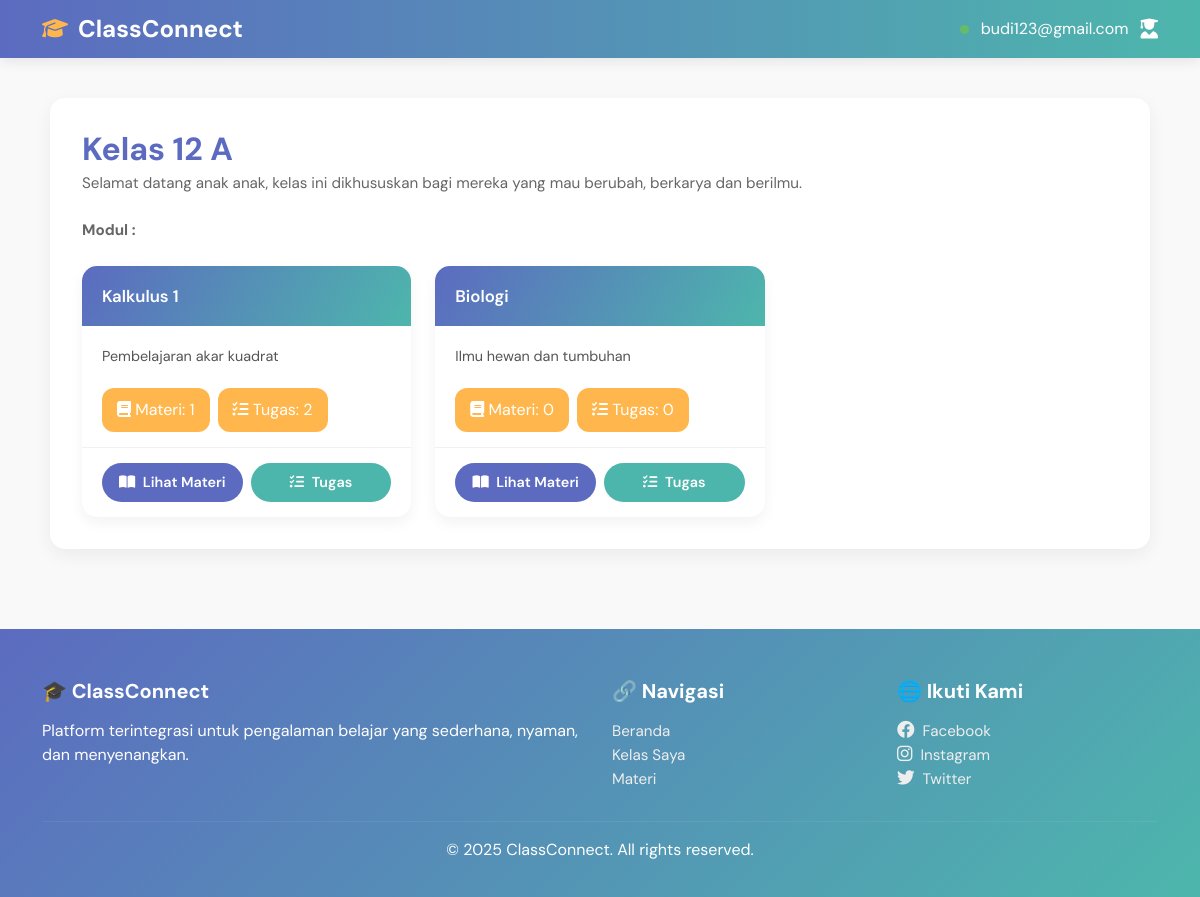
The page /hal_siswa/kelas_saya/module.php?id=1 (signed in) on the database its author committed.
### tables this page shows
CREATE TABLE `classes` (
  `id` int(11) NOT NULL,
  `name` varchar(100) NOT NULL,
  `description` text DEFAULT NULL,
  `teacher_id` int(11) DEFAULT NULL
);

CREATE TABLE `modules` (
  `id` int(11) NOT NULL,
  `class_id` int(11) DEFAULT NULL,
  `title` varchar(100) NOT NULL,
  `description` text DEFAULT NULL
);

### hal_siswa/kelas_saya/module.php (the view, shortened to what this page needs)
<?php
$class_id = $_GET['id'] ?? ($_SESSION['class_id'] ?? null);
$email   = $_SESSION['email'];
require_once '../../config/db.php';
$stmt = $conn->prepare("SELECT id,title,description FROM modules WHERE class_id=?");
$stmt->bind_param("i", $class_id);
$stmt->execute();
$data_modules = $stmt->get_result();
$stmt2 = $conn->prepare("SELECT name,description FROM classes WHERE id=?");
$stmt2->bind_param("i", $class_id);
$stmt2->execute();
$data_class = $stmt2->get_result()->fetch_assoc();
?>
<!DOCTYPE html>
<html lang="id">
<head>
    <link href="https://cdn.jsdelivr.net/npm/bootstrap@5.3.0/dist/css/bootstrap.min.css" rel="stylesheet">
    <link href="https://cdnjs.cloudflare.com/ajax/libs/font-awesome/6.4.0/css/all.min.css" rel="stylesheet">
</head>
<body>
    <nav class="navbar d-flex align-items-center justify-content-between">
        <div class="container">
            <div class="navbar-left d-flex align-items-center gap-3">
                <div class="logo d-flex align-items-center gap-2">
                    <a class="navbar-brand logo-title" href="dashboard.php"><i class="fas fa-graduation-cap"></i> ClassConnect</a>
                </div>
            </div>
            <div class="navbar-right">
                <span class="status"></span>
                <span class="status-text d-none d-md-inline"><?= $email ?></span>
                <div class="user-avatar" onclick="toggleDropdown()">
                    <span><i class="fas fa-user-graduate"></i></span>
                </div>
            </div>
        </div>
    </nav>
    <main class="container">
        <div class="kelas-card">
            <div class="kelas-info mb-4">
                <h2 class="kelas-title mb-1"><?= htmlspecialchars($data_class['name']) ?></h2>
                <p class="kelas-description"><?= htmlspecialchars($data_class['description']) ?></p>
                <p class="kelas-description mt-4"><strong>Modul :</strong></p>
            </div>
            <?php if ($data_modules->num_rows === 0): ?>
                <div class="text-center py-5">
                    <img src="https://cdn-icons-png.flaticon.com/512/4076/4076549.png" alt="no module" width="120" class="mb-4">
                    <h5 style="color:#999">Belum ada modul di kelas ini</h5>
                    <p style="color:#aaa">Tunggu guru menambahkan modul, atau hubungi guru Anda.</p>
                </div>
            <?php else: ?>
                <div class="modul-grid">
                    <?php
                    while ($module = $data_modules->fetch_assoc()):
                        $mCount = $conn->query("SELECT COUNT(*) c FROM materials WHERE module_id=" . $module['id'])->fetch_assoc()['c'];
                        $tCount = $conn->query("SELECT COUNT(*) c FROM assignments WHERE module_id=" . $module['id'])->fetch_assoc()['c']; ?>
                        <div class="modul-card">
                            <div class="modul-header">
                                <h3><?= htmlspecialchars($module['title']) ?></h3>
                            </div>
                            <div class="modul-body">
                                <p><?= htmlspecialchars($module['description']) ?></p>
                            </div>
                            <div class="modul-bubble">
                                <span class="bubble-item"><i class="fas fa-book"></i> Materi: <?= $mCount ?></span>
                                <span class="bubble-item"><i class="fas fa-tasks"></i> Tugas: <?= $tCount ?></span>
                            </div>
                            <div class="modul-actions">
                                <button class="btn-view" onclick="openMateriModal(<?= $module['id'] ?>)">
                                    <i class="fas fa-book-open me-1"></i> Lihat Materi
                                </button>
                                <button class="btn-tugas" onclick="toTask(<?= $module['id'] ?>)">
                                    <i class="fas fa-tasks me-1"></i> Tugas
                                </button>
                            </div>
                        </div>
                    <?php endwhile; ?>
                </div>
            <?php endif; ?>
        </div>
    </main>
    <footer>
        <div class="container">
            <div class="row gy-4">
                <div class="col-lg-6">
                    <h5>🎓 ClassConnect</h5>
                    <p>Platform terintegrasi untuk pengalaman belajar yang sederhana, nyaman, dan menyenangkan.</p>
                </div>
                <div class="col-lg-3">
                    <h5>🔗 Navigasi</h5>
                    <a href="../Dashboard/Dashboard.php">Beranda</a><br>
                    <a href="../kelas_saya/siswa.php">Kelas Saya</a><br>
                    <a href="#">Materi</a>
                </div>
                <div class="col-lg-3">
                    <h5>🌐 Ikuti Kami</h5>
                    <a href="#"><i class="fab fa-facebook footer-icon"></i>Facebook</a><br>
                    <a href="#"><i class="fab fa-instagram footer-icon"></i>Instagram</a><br>
                    <a href="#"><i class="fab fa-twitter footer-icon"></i>Twitter</a>
                </div>
            </div>
            <hr style="border-color:rgba(255,255,255,.25);margin-top:30px">
            <div class="text-center">&copy; 2025 ClassConnect. All rights reserved.</div>
        </div>
    </footer>
</body>
</html>

### hal_siswa/kelas_saya/module.php (style rules this page uses)
:root { --primary: #5C6BC0; --accent: #4DB6AC; --secondary: #FFB74D; --bg: #F9F9F9; --dark: #2E2E2E; }
* { box-sizing: border-box }
body, html { margin: 0; min-height: 100%; display: flex; flex-direction: column; font-family: 'DM Sans', sans-serif; background: var(--bg); }
main.container { flex: 1; padding: 40px 20px; }
.navbar { background: linear-gradient(90deg, var(--primary), var(--accent)); box-shadow: 0 4px 12px rgba(0, 0, 0, .08); padding: .75rem 1rem; display: flex; align-items: center; justify-content: space-between; }
.navbar-left { display: flex; align-items: center; gap: 1rem }
.logo { display: flex; align-items: center; gap: .5rem }
.logo-title { color: #fff; font-weight: 700; font-size: 1.2rem; line-height: 1 }
.navbar-right { display: flex; align-items: center; gap: .75rem; color: #fff }
.status { width: 9px; height: 9px; border-radius: 50%; background: #66BB6A }
.user-avatar { position: relative; cursor: pointer }
.user-avatar span { font-size: 1.25rem; color: #fff }
.kelas-card { background: #fff; border-radius: 15px; box-shadow: 0 6px 18px rgba(0, 0, 0, .06); padding: 32px; margin-bottom: 40px }
.kelas-title { font-weight: 700; color: var(--primary) }
.kelas-description { color: #666; font-size: .95rem; margin-bottom: 0 }
.modul-grid { display: grid; gap: 1.5rem; grid-template-columns: repeat(auto-fill, minmax(320px, 1fr)); }
.modul-card { background: #fff; border-radius: 15px; overflow: hidden; display: flex; flex-direction: column; box-shadow: 0 6px 14px rgba(0, 0, 0, .05); transition: .3s }
.modul-header { background: linear-gradient(120deg, var(--primary), var(--accent)); color: #fff; padding: 20px }
.modul-header h3 { font-size: 1.05rem; font-weight: 600; margin: 0 }
.modul-body { padding: 20px; flex: 1 }
.modul-body p { margin: 0; color: #555; font-size: .9rem }
.modul-bubble { display: flex; gap: .5rem; flex-wrap: wrap; padding: 0 20px 15px }
.bubble-item { background: var(--secondary); color: #fff; border-radius: 12px; font-size: 1rem; padding: 10px 15px }
.modul-actions { border-top: 1px solid #f1f1f1; padding: 15px 20px; display: flex; gap: .5rem }
.modul-actions button { flex: 1; border: none; border-radius: 25px; padding: 9px; font-weight: 600; font-size: .9rem; cursor: pointer; transition: .25s }
.btn-view { background: var(--primary); color: #fff }
.btn-tugas { background: var(--accent); color: #fff }
footer { background: linear-gradient(135deg, var(--primary), var(--accent)); color: #fff; padding: 50px 0 35px }
footer h5 { font-weight: 700; margin-bottom: 1rem }
footer a { color: #eee; text-decoration: none; font-size: .95rem }
.footer-icon { font-size: 1.1rem; margin-right: 8px }
.navbar .logo-title { font-weight: 700; color: #fff; font-size: 1.5rem; line-height: 1; }
.navbar-brand { font-weight: 700; font-size: 1.6rem; color: var(--primary); display: flex; align-items: center; gap: 10px; }
.navbar-brand i { font-size: 1.3rem; color: var(--secondary); }

### rows shown on the page
classes: name "Kelas 12 A", description "Selamat datang anak anak, kelas ini dikhususkan bagi mereka yang mau berubah, berkarya dan berilmu."
modules: title "Kalkulus 1", description "Pembelajaran akar kuadrat", id "1", tCount "2"
modules: title "Biologi", description "Ilmu hewan dan tumbuhan", mCount "0", tCount "0"

### other values the page prints
$email "budi123@gmail.com"
